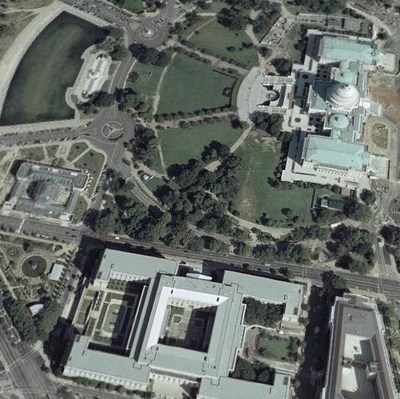
#> input picture P3/Christopher_Mobley_PS3_py/wdc2.jpg, 400 x 399 px
$ python computeH.py   (Python 2 division)   (older library calls are emulated)
#> lines starting #> are read from the running program, lines starting #| are printed output that depends on the picture
import numpy as np
from numpy.linalg import eig

def computeH(t1, t2):

    t1 = np.append(t1,np.ones((1, t1.shape[1])),axis=0)
    L = np.zeros((2 * t1.shape[1],9))
    ith_correspondance = 0

    for ith_row in xrange(0, 2 * t1.shape[1], 2):
        L[ith_row] = [t1[0,ith_correspondance], t1[1,ith_correspondance], t1[2, ith_correspondance], 0, 0, 0,
                      -t2[0,ith_correspondance]*t1[0,ith_correspondance], -t2[0,ith_correspondance]*t1[1,ith_correspondance], -t2[0,ith_correspondance]*t1[2,ith_correspondance]]
        L[ith_row + 1] = [0, 0, 0, t1[0,ith_correspondance], t1[1,ith_correspondance], t1[2, ith_correspondance],
                          -t2[1,ith_correspondance]*t1[0,ith_correspondance], -t2[1,ith_correspondance]*t1[1,ith_correspondance], -t2[1,ith_correspondance]*t1[2,ith_correspondance]]
        ith_correspondance = ith_correspondance + 1

    A = np.dot(L.T, L)

    eigenvalues, eigenvectors = eig(A)

    minimum_engenvalue = np.argmin(eigenvalues)

    H = np.reshape(eigenvectors[:,minimum_engenvalue],(3,3))

    return H

if __name__ == "__main__":
    from scipy.misc import imread
    import matplotlib.pyplot as plot

    H = computeH(np.load('points1.npy'),np.load('points2.npy'))
#> (reads P3/Christopher_Mobley_PS3_py/points1.npy from the repository)
#> (reads P3/Christopher_Mobley_PS3_py/points2.npy from the repository)
    wdc1 = np.load('points1.npy')
    wdc1 = np.append(wdc1, np.ones((1, wdc1.shape[1])), axis=0)
    normalized_wdc2_calculated = np.dot(H, wdc1)
    wdc2_calculated = np.zeros((normalized_wdc2_calculated.shape[0]-1,normalized_wdc2_calculated.shape[1]))
    wdc2_calculated[0,:] = normalized_wdc2_calculated[0,:]/normalized_wdc2_calculated[2,:]
    wdc2_calculated[1,:] = normalized_wdc2_calculated[1,:]/normalized_wdc2_calculated[2,:]
    print "Calculated pixel:"
    print wdc2_calculated
    print "Original pixel:"
    wdc2 = np.load('points2.npy')
    print wdc2
    reference_image_figure = plot.figure(1)
    reference_image_axis = reference_image_figure.add_subplot(1, 1, 1)
    reference_image_axis.imshow(imread('wdc2.jpg'))
    reference_image_axis.plot(wdc2[0,:],wdc2[1,:],'bo', label='Original')
    reference_image_axis.plot(wdc2_calculated[0,:],wdc2_calculated[1,:],'ro', label='Calculated')
    reference_image_axis.set_title("Reference Image with Original and Homography Calculated Points")
    reference_image_axis.legend(numpoints=1)
    plot.show()
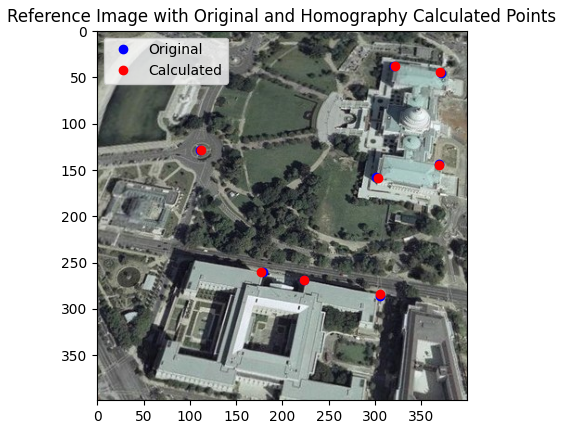
#> figure drawn by matplotlib, 1 panel

    H = computeH(np.transpose(np.load('cc1.npy')),np.transpose(np.load('cc2.npy')))
#> (reads P3/Christopher_Mobley_PS3_py/cc1.npy from the repository)
#> (the run stopped early here; a loop or call above may not have finished)
